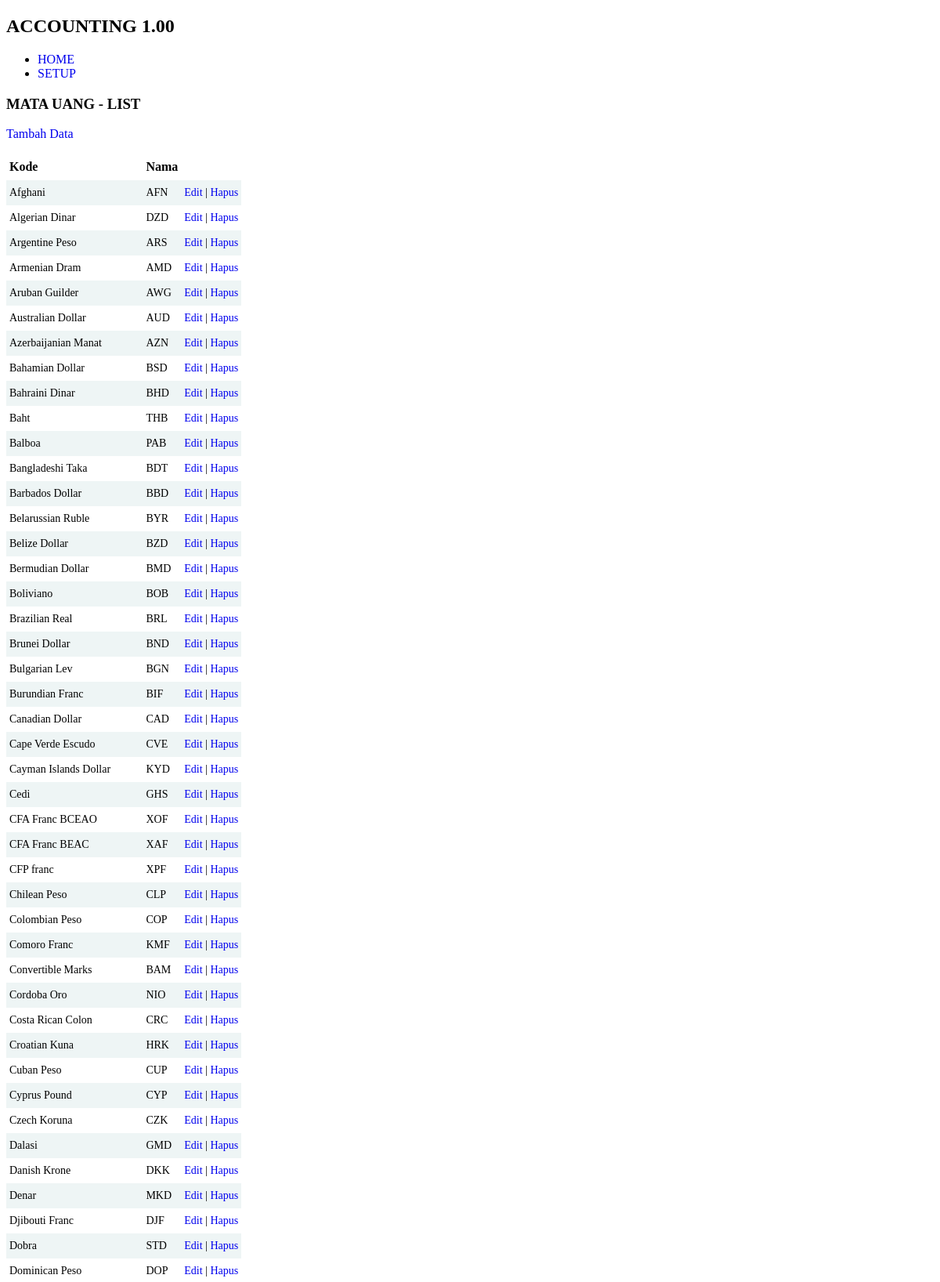
/index.php/t003_matauang (upper part), run on the app's committed database.
### tables this page shows
CREATE TABLE `t003_matauang` (
  `id` int(11) NOT NULL,
  `kode` varchar(50) DEFAULT NULL,
  `nama` varchar(50) DEFAULT NULL
);

### application/controllers/t003_matauang.php (called while the page is built, shortened)
<?php
class t003_matauang extends CI_Controller {
	public function __construct() {
		$this->load->model('t003_matauangm');
	}
	public function index() {
		$data['rs'] = $this->t003_matauangm->ambil_data_semua();
		$this->load->view('layout/header');
		$this->load->view('t003_matauangl', $data);
		$this->load->view('layout/footer');
	}
}

### index.php (called while the page is built, shortened)
<?php
require_once BASEPATH.'core/CodeIgniter.php';

### application/models/t003_matauangm.php (called while the page is built, shortened)
<?php
class t003_matauangm extends CI_Model {
	private $_table = 't003_matauang';
	public function ambil_data_semua() {
		$this->db->order_by('kode asc');
		return $this->db->get($this->_table)->result();
	}
}

### application/views/t003_matauangl.php (the view)
<h3>MATA UANG - LIST</h3>
<p><a href="<?php echo site_url('t003_matauang/tambah'); ?>">Tambah Data</a></p>
<table class="paleBlueRows">
	<tr>
		<th>Kode</th>
		<th>Nama</th>
		<th>&nbsp;</th>
	</tr>
	<?php foreach($rs as $r): ?>
	<tr>
		<td><?php echo $r->kode; ?></td>
		<td><?php echo $r->nama; ?></td>
		<td><a href="<?php echo site_url('t003_matauang/edit/'.$r->id); ?>">Edit</a> | <a href="<?php echo site_url('t003_matauang/hapus/'.$r->id); ?>">Hapus</a></td>
	</tr>
	<?php endforeach; ?>
</table>

### css/accounting.css (style rules this page uses)
table.paleBlueRows { font-family: calibri; border: 0px solid #FFFFFF; text-align: left; border-collapse: collapse; }
table.paleBlueRows td, table.paleBlueRows th { border: 0px solid #FFFFFF; padding: 8px 4px; }
table.paleBlueRows tbody td { font-size: 14px; }
table.paleBlueRows tr:nth-child(even) { background: #EEF5F5; }

### application/views/layout/header.php (style rules this page uses)
body, select, input { font-family: calibri; }
a { text-decoration: none; }

### data on the page
t003_matauang: kode "Afghani", nama "AFN"
t003_matauang: kode "Algerian Dinar", nama "DZD"
t003_matauang: kode "Argentine Peso", nama "ARS"
t003_matauang: kode "Armenian Dram", nama "AMD"
t003_matauang: kode "Aruban Guilder", nama "AWG"
t003_matauang: kode "Australian Dollar", nama "AUD"
t003_matauang: kode "Azerbaijanian Manat", nama "AZN"
t003_matauang: kode "Bahamian Dollar", nama "BSD"
t003_matauang: kode "Bahraini Dinar", nama "BHD"
t003_matauang: kode "Baht", nama "THB"
t003_matauang: kode "Balboa", nama "PAB"
t003_matauang: kode "Bangladeshi Taka", nama "BDT"
t003_matauang: kode "Barbados Dollar", nama "BBD"
t003_matauang: kode "Belarussian Ruble", nama "BYR"
t003_matauang: kode "Belize Dollar", nama "BZD"
t003_matauang: kode "Bermudian Dollar", nama "BMD"
t003_matauang: kode "Boliviano", nama "BOB"
t003_matauang: kode "Brazilian Real", nama "BRL"
t003_matauang: kode "Brunei Dollar", nama "BND"
t003_matauang: kode "Bulgarian Lev", nama "BGN"
t003_matauang: kode "Burundian Franc", nama "BIF"
t003_matauang: kode "Canadian Dollar", nama "CAD"
t003_matauang: kode "Cape Verde Escudo", nama "CVE"
t003_matauang: kode "Cayman Islands Dollar", nama "KYD"
t003_matauang: kode "Cedi", nama "GHS"
t003_matauang: kode "CFA Franc BCEAO", nama "XOF"
t003_matauang: kode "CFA Franc BEAC", nama "XAF"
t003_matauang: kode "CFP franc", nama "XPF"
t003_matauang: kode "Chilean Peso", nama "CLP"
t003_matauang: kode "Colombian Peso", nama "COP"
t003_matauang: kode "Comoro Franc", nama "KMF"
t003_matauang: kode "Convertible Marks", nama "BAM"
t003_matauang: kode "Cordoba Oro", nama "NIO"
t003_matauang: kode "Costa Rican Colon", nama "CRC"
t003_matauang: kode "Croatian Kuna", nama "HRK"
t003_matauang: kode "Cuban Peso", nama "CUP"
t003_matauang: kode "Cyprus Pound", nama "CYP"
t003_matauang: kode "Czech Koruna", nama "CZK"
t003_matauang: kode "Dalasi", nama "GMD"
t003_matauang: kode "Danish Krone", nama "DKK"
t003_matauang: kode "Denar", nama "MKD"
t003_matauang: kode "Djibouti Franc", nama "DJF"
t003_matauang: kode "Dobra", nama "STD"
t003_matauang: kode "Dominican Peso", nama "DOP"
